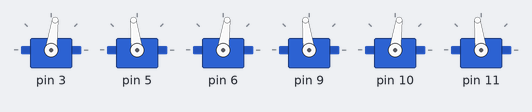
Bench run of a sketch on a simulated Arduino Uno, built with avr-gcc and run on an emulated ATmega328P. Shown: 6 × servo. What the sketch prints to the serial monitor is not drawn.

Above: at 1.1 s.
Timing chart, 0 to 2.6 s (numbered marks = the images above):
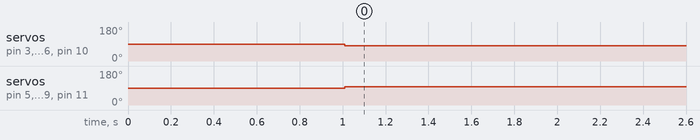

The sketch:

ServoAnglesOutput.ino
```cpp
#include <math.h>
#include <Servo.h>

Servo myservo[6];

#define pi 3.14159
#define rad_to_deg 180/pi
#define deg_to_rad pi/180
#define z_home  0.238

 float Trans_matrix[3];    //3*1 matrix
 float Rot_matrix[3][3];   //3*3 matrix
 float q[6][3];
 float l[6][3];
 float leg_length[6];
 float servo_angle[6];

// ----------------------declaration of base points------------------------------------------//
 float  r_base = 0.0740;

 float base_point[6][3] = {
    {   -r_base * cos(28*deg_to_rad) ,   -r_base * sin(28*deg_to_rad) , 0.03},
    {   -r_base * cos(28*deg_to_rad) ,    r_base * sin(28*deg_to_rad) , 0.03},
    {    r_base * cos(88*deg_to_rad) ,    r_base * sin(88*deg_to_rad) , 0.03},
    {    r_base * cos(32*deg_to_rad) ,    r_base * sin(32*deg_to_rad) , 0.03},
    {    r_base * cos(32*deg_to_rad) ,   -r_base * sin(32*deg_to_rad) , 0.03},
    {    r_base * cos(88*deg_to_rad) ,   -r_base * sin(88*deg_to_rad) , 0.03}
};
//--------------------end of declaration of base points---------------------------------------//

//-----------------------declaration of platform points----------------------------------------//
 float r_top = 0.0790;

float top_point[6][3] = {
    {   -r_top * cos(pi/4)          ,   -r_top * sin(pi/4)          ,   -0.005},
    {   -r_top * cos(pi/4)          ,    r_top * sin(pi/4)          ,   -0.005},
    {   -r_top * sin(15*deg_to_rad) ,    r_top * cos(15*deg_to_rad) ,   -0.005},
    {    r_top * cos(15*deg_to_rad) ,    r_top * sin(15*deg_to_rad) ,   -0.005},
    {    r_top * cos(15*deg_to_rad) ,   -r_top * sin(15*deg_to_rad) ,   -0.005},
    {   -r_top * sin(15*deg_to_rad) ,   -r_top * cos(15*deg_to_rad) ,   -0.005}
};
//-----------------------end of declaration of platform points ------------------------------//

int zero_pos[6]={90,90,90,90,90,90};    // try to put this in degrees

//initial position of platform centre from base centre

    float trans_init[3] = {0   ,   0   ,  z_home  };       //translation info x_home ,y_home ,z_home

    float rot_init[3]   = {0   ,   0   ,   0      };         //rotation info roll, pitch, yaw


 float beta[6]=  { pi/2 , -pi/2 , -pi/6 , 5*pi/6 , -5*pi/6, pi/6 };               // orientation of servo wrt x axis
 float Rm = 0.024;               // length of servo arm
 float  D = 0.205;                // length of connecting rod

  float req_pos[6] ={0  ,  0  ,  0  ,  0 ,  0,  0 };                       // x y z roll pitch yaw

void getTrans_matrix() {

   Trans_matrix[0] = req_pos[0]+trans_init[0];
   Trans_matrix[1] = req_pos[1]+trans_init[1];
   Trans_matrix[2] = req_pos[2]+trans_init[2];
}


void getRot_matrix() {

  float phi   = deg_to_rad * req_pos[3];    // roll wrt x axis
  float theta = deg_to_rad * req_pos[4];    // pitch wrt y axis
  float psi   = deg_to_rad * req_pos[5];    // yaw wrt z axis

   Rot_matrix[0][0] = cos(psi)*cos(theta);
   Rot_matrix[0][1] = -sin(psi)*cos(phi)+cos(psi)*sin(theta)*sin(phi);
   Rot_matrix[0][2] = sin(psi)*sin(phi)+cos(psi)*cos(phi)*sin(theta);

   Rot_matrix[1][0] = sin(psi)*cos(theta);
   Rot_matrix[1][1] = cos(psi)*cos(phi)+sin(psi)*sin(theta)*sin(phi);
   Rot_matrix[1][2] = -cos(psi)*sin(phi)+sin(psi)*sin(theta)*cos(phi);

   Rot_matrix[2][0] = -sin(theta);
   Rot_matrix[2][1] = cos(theta)*sin(phi);
   Rot_matrix[2][2] = cos(theta)*cos(phi);
}

// qi is a vector representing the top frame points in the base frame coordinate system
void getQ() {

  for(int i=0;i<6;i++){
  q[i][0]=Trans_matrix[0] + Rot_matrix[0][0]*top_point[i][0] + Rot_matrix[0][1]*top_point[i][1] + Rot_matrix[0][2]*top_point[i][2];
  q[i][1]=Trans_matrix[1] + Rot_matrix[1][0]*top_point[i][0] + Rot_matrix[1][1]*top_point[i][1] + Rot_matrix[1][2]*top_point[i][2];
  q[i][2]=Trans_matrix[2] + Rot_matrix[2][0]*top_point[i][0] + Rot_matrix[2][1]*top_point[i][1] + Rot_matrix[2][2]*top_point[i][2];
 }

}

//************  leg length calculation ****************//
// the leg length is the length between base point and the corresponding top points
void getLeg_length(){

    for(int i=0;i<6;i++){
      l[i][0]=q[i][0]-base_point[i][0];
      l[i][1]=q[i][1]-base_point[i][1];
      l[i][2]=q[i][2]-base_point[i][2];
    }

    for(int i=0;i<6;i++)
    leg_length[i] = sqrt (l[i][0]*l[i][0] + l[i][1]*l[i][1] + l[i][2]*l[i][2]);

}
//**************************************//


//************* servo angle calculation *****************//
void getservo_angle(){

 double a[6];
 double b[6];
 double c[6];
 double deno[6];

 for(int i= 0; i<6; i++)
 a[i] = 2*Rm*(q[i][2] - base_point[i][2]);

for(int i= 0; i<6; i++)
 b[i] =2*Rm*((q[i][0] - base_point[i][0])*cos(beta[i]) + (q[i][1] - base_point[i][1])*sin(beta[i]));

for(int i= 0; i<6; i++)
 c[i] = leg_length[i]*leg_length[i] - (D*D) + Rm*Rm;

for(int i=0;i<6;i++)
  deno[i]=sqrt( a[i]*a[i] + b[i]*b[i]);

for(int i=0;i<6;i++)
  servo_angle[i] = rad_to_deg * (asin(c[i]/deno[i]) - atan(b[i]/a[i]));


for(int i=0;i<6; i++){
  if(i==0 || i==2 || i==4)
   myservo[i].write((zero_pos[i]-servo_angle[i]));
  else
   myservo[i].write((zero_pos[i]+servo_angle[i]));
}
}

//*************************************//


void setup() {
myservo[0].attach(3);
myservo[1].attach(5);
myservo[2].attach(6);
myservo[3].attach(9);
myservo[4].attach(10);
myservo[5].attach(11);

for(int i=0 ; i<6 ;i++)
  myservo[i].write(90);

delay(1000);

Serial.begin(9600);

}

void loop() {

getTrans_matrix();
getRot_matrix();
getQ();
getLeg_length();

for(int i=0;i<6;i++){
   Serial.print(leg_length[i]);
   Serial.print('\t');
}
Serial.print('\n');

getservo_angle();

 for(int i=0;i<6;i++){
   if(i==0 || i==2  || i==4){
   Serial.print(90-servo_angle[i]);
   Serial.print('\n');
   }
   else{
   Serial.print(90+servo_angle[i]);
   Serial.print('\n');
   }
}

Serial.print('\n');

for(int i=0;i<6;i++){
   if(i==0 || i==2  || i==4)
   myservo[i].write(90-servo_angle[i]);
   else
  myservo[i].write(90+servo_angle[i]);
}

}
```

Measured:
- by itself, servo on pin 3, servo on pin 6, servo on pin 10: 90° → 82° at 1.0 s
- by itself, servo on pin 5, servo on pin 9, servo on pin 11: 90° → 97° at 1.0 s
